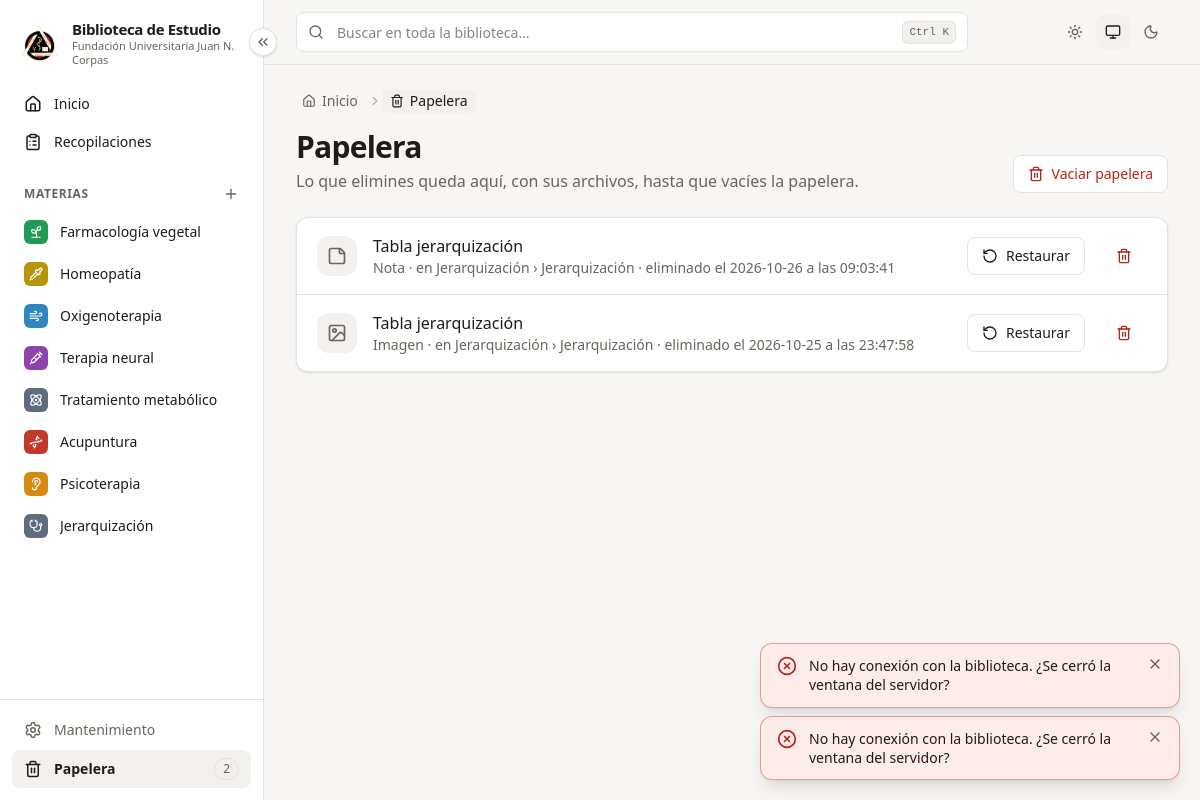
Before: /papelera with the older database file.
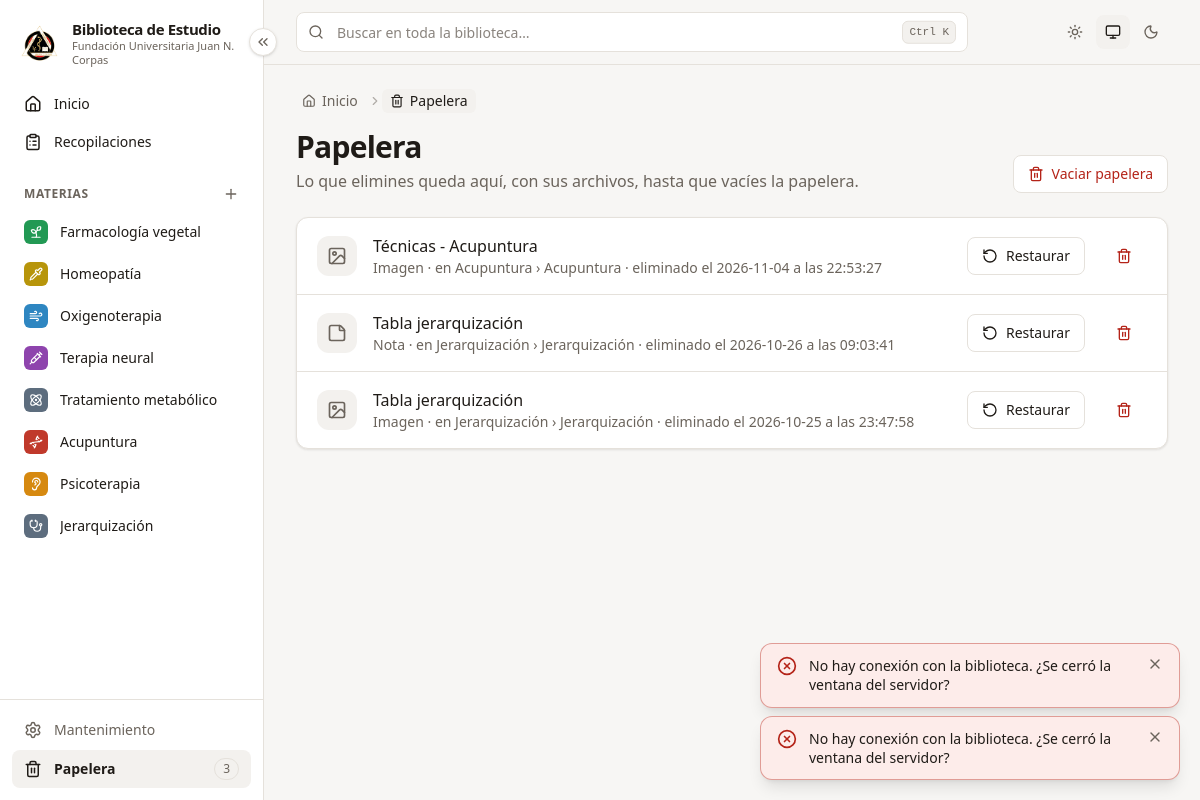
After: the same page with the newer database file.
### tables this page shows
CREATE TABLE materias (
        id           INTEGER PRIMARY KEY,
        nombre       TEXT    NOT NULL,
        slug         TEXT    NOT NULL,
        descripcion  TEXT    NOT NULL DEFAULT '',
        color        TEXT    NOT NULL,
        icono        TEXT    NOT NULL,
        orden        INTEGER NOT NULL DEFAULT 0,
        archivada    INTEGER NOT NULL DEFAULT 0,
        papelera_id  INTEGER,
        creado       TEXT    NOT NULL,
        actualizado  TEXT    NOT NULL
    , oculta INTEGER NOT NULL DEFAULT 0, en_busqueda INTEGER NOT NULL DEFAULT 1);

CREATE TABLE papelera (
        id             INTEGER PRIMARY KEY,
        tipo           TEXT NOT NULL,          -- materia | componente | (más adelante: archivos)
        ref_id         INTEGER NOT NULL,
        nombre         TEXT NOT NULL,
        ubicacion      TEXT NOT NULL DEFAULT '', -- texto legible: "Anatomía › Parcial 1"
        ruta_original  TEXT,                     -- relativa a data/
        ruta_papelera  TEXT,                     -- relativa a data/
        eliminado      TEXT NOT NULL
    );

### app/routers/paginas.py (the view)
@router.get("/papelera")
def papelera(request: Request, con: sqlite3.Connection = Depends(obtener_db)):
    return pagina(request, con, "paginas/papelera.html", elementos=pap.listar(con), migas=[{"texto": "Papelera", "icono": "trash-2"}])

### app/templates/paginas/papelera.html (shortened to what this page needs)
{% extends "base.html" %}
{% from "macros.html" import icono, vacio %}
{% block contenido %}
<div class="mb-6 flex flex-wrap items-end justify-between gap-4">
  <div>
    <h1 class="text-2xl font-bold tracking-tight sm:text-3xl">Papelera</h1>
    <p class="mt-1 text-tenue">Lo que elimines queda aquí, con sus archivos, hasta que vacíes la papelera.</p>
  </div>
  {% if elementos %}
  <button class="btn-secundario text-peligro" hx-get="/papelera/vaciar" hx-target="#modal">{{ icono("trash-2") }}Vaciar papelera</button>
  {% endif %}
</div>
{% if elementos %}
<ul class="tarjeta divide-y divide-borde">
  {% for e in elementos %}
  <li class="flex flex-wrap items-center gap-4 px-5 py-4">
    {% set tipo = TIPOS_PAPELERA.get(e.tipo, {"nombre": "Elemento", "icono": "folder"}) %}
    <span class="grid size-10 place-items-center rounded-xl bg-superficie-2 text-tenue">{{ icono(tipo.icono, "size-5") }}</span>
    <div class="min-w-0 flex-1">
      <p class="truncate font-medium">{{ e.nombre }}</p>
      <p class="text-sm text-tenue">
        {{ tipo.nombre }}{% if e.ubicacion %} · en {{ e.ubicacion }}{% endif %}
        · eliminado el {{ e.eliminado|replace("T", " a las ") }}
      </p>
    </div>
    <form hx-post="/papelera/{{ e.id }}/restaurar" hx-confirm="¿Restaurar «{{ e.nombre }}»?" data-confirmar-boton="Restaurar"><button class="btn-secundario">{{ icono("rotate-ccw") }}Restaurar</button></form>
    <button class="btn-fantasma text-peligro hover:bg-peligro-suave hover:text-peligro" hx-get="/papelera/{{ e.id }}/eliminar" hx-target="#modal"
            title="Eliminar para siempre">{{ icono("trash-2") }}<span class="sr-only">Eliminar para siempre</span></button>
  </li>
  {% endfor %}
</ul>
{% else %}
{% endif %}
{% endblock %}

### app/templates/base.html (shortened to what this page needs)
{% from "macros.html" import icono, migas as dibujar_migas %}
<!doctype html>
<html lang="es" data-theme="claro" data-sprite="{{ SPRITE }}">
<head>
  <link rel="stylesheet" href="/static/css/app.css?v={{ version_estaticos() }}">
</head>
<body hx-boost="true">
  <div class="flex min-h-screen">
    {% include "parciales/barra_lateral.html" %}
    <div class="flex min-w-0 flex-1 flex-col">
      <header class="sticky top-0 z-20 border-b border-borde bg-fondo/85 backdrop-blur">
        <div class="flex items-center gap-3 px-4 py-3 sm:px-6 lg:px-8">
          <form action="/buscar" method="get" role="search" class="relative flex-1 max-w-2xl" x-data
                @submit.prevent="$dispatch('abrir-paleta', { q: $refs.global.value })">
            <span class="pointer-events-none absolute left-3 top-1/2 -translate-y-1/2 text-tenue">{{ icono("search") }}</span>
            <input id="buscador-global" x-ref="global" name="q" type="search" value="" autocomplete="off" readonly
                   placeholder="Buscar en toda la biblioteca…"
                   @click="$dispatch('abrir-paleta', { q: '' })"
                   @keydown.enter.prevent="$dispatch('abrir-paleta', { q: '' })" @keydown.space.prevent="$dispatch('abrir-paleta', { q: '' })"
                   class="campo h-10 cursor-pointer pl-10 pr-16 bg-superficie">
            <kbd class="pointer-events-none absolute right-3 top-1/2 hidden -translate-y-1/2 rounded-md border border-borde bg-superficie-2 px-1.5 py-0.5 text-[11px] font-medium text-tenue sm:block"
                 x-text="navigator.platform.toUpperCase().includes('MAC') ? '⌘ K' : 'Ctrl K'">Ctrl K</kbd>
          </form>
          <div class="ml-auto hidden items-center gap-1 sm:flex" x-data role="group" aria-label="Tema de color">
            {% for valor, nombre, ic in [("claro", "Modo claro", "sun"), ("sistema", "Según el sistema", "monitor"), ("oscuro", "Modo oscuro", "moon")] %}
            <button type="button" class="btn-icono" title="{{ nombre }}" aria-label="{{ nombre }}"
                    :class="$store.tema.valor === '{{ valor }}' && 'bg-superficie-2 text-texto'"
                    @click="$store.tema.poner('{{ valor }}')">{{ icono(ic) }}</button>
            {% endfor %}
          </div>
        </div>
      </header>
      <main id="contenido" class="w-full flex-1 px-4 pb-24 pt-6 sm:px-6 lg:px-8 lg:pb-10">
        {{ dibujar_migas(migas|default([])) }}
        {% block contenido %}{% endblock %}
      </main>
    </div>
  </div>
  <div x-data="avisos" @aviso.window="mostrar($event.detail)" aria-live="polite"
       class="pointer-events-none fixed bottom-5 right-5 z-[60] flex w-[min(420px,calc(100vw-2.5rem))] flex-col gap-2">
    <template x-for="a in lista" :key="a.id">
      <div class="pointer-events-auto flex items-start gap-3 rounded-xl border px-4 py-3 text-sm shadow-lg"
           :class="{
             'border-exito/30 bg-exito-suave text-texto': a.tipo === 'exito',
             'border-peligro/40 bg-peligro-suave text-texto': a.tipo === 'error',
             'border-alerta/40 bg-alerta-suave text-texto': a.tipo === 'aviso'
           }" x-transition.opacity>
        <span :class="{ 'text-exito': a.tipo === 'exito', 'text-peligro': a.tipo === 'error', 'text-alerta': a.tipo === 'aviso' }">
          <template x-if="a.tipo === 'error'">{{ icono("circle-x", "size-5") }}</template>
        </span>
        <p class="flex-1 leading-snug" x-text="a.mensaje"></p>
        <button type="button" class="-m-1 rounded p-1 text-tenue hover:text-texto" @click="quitar(a.id)" aria-label="Cerrar aviso">{{ icono("x") }}</button>
      </div>
    </template>
  </div>
</body>
</html>

### app/templates/macros.html (shortened to what this page needs)
{% macro icono(nombre, clase="size-4") -%}
<svg class="ic {{ clase }}" aria-hidden="true"><use href="{{ SPRITE }}#{{ nombre }}"/></svg>
{%- endmacro %}
{% macro migas(items) -%}
{% if items %}
{% set total = items|length %}
<nav aria-label="Ruta" class="mb-4 text-sm text-tenue" x-data="{ todo: false }">
  <ol class="flex flex-wrap items-center gap-x-1 gap-y-1">
    <li class="flex items-center">
      <a href="/" class="inline-flex items-center gap-1.5 rounded-md px-1.5 py-0.5 hover:bg-superficie-2 hover:text-texto">{{ icono("house", "size-3.5") }}<span class="sr-only sm:not-sr-only">Inicio</span></a>
    </li>
    {% for m in items %}
    {% set intermedio = total > 2 and not loop.last and loop.index < total - 1 %}
    {% set texto = m.texto.split("\n")[0]|truncate(60, true, "…") %}
    <li class="{{ 'hidden sm:flex' if intermedio else 'flex' }} min-w-0 items-center" {% if intermedio %}:class="todo && '!flex'"{% endif %}>
      {{ icono("chevron-right", "size-3.5 shrink-0 opacity-50") }}
      {% if m.url %}
      <a href="{{ m.url }}" title="{{ m.texto }}"
         {% if m.tabla %}x-data :href="sessionStorage.getItem('ultima-tabla-{{ m.tabla }}') || '{{ m.url }}'"{% endif %}
         class="inline-flex max-w-[16rem] items-center gap-1.5 rounded-md px-1.5 py-0.5 hover:bg-superficie-2 hover:text-texto">{{ contenido }}</a>
      {% else %}
      <span class="inline-flex max-w-[22rem] items-center gap-1.5 rounded-md bg-superficie-2 px-2 py-0.5 font-medium text-texto"
            aria-current="page" title="{{ m.texto }}">{{ contenido }}</span>
      {% endif %}
    </li>
    {% endfor %}
  </ol>
</nav>
{% endif %}
{%- endmacro %}

### app/templates/parciales/barra_lateral.html (shortened to what this page needs)
{% from "macros.html" import icono %}
<aside class="barra-lateral sticky top-0 z-30 hidden h-screen shrink-0 flex-col border-r border-borde bg-superficie lg:flex" aria-label="Menú principal">
  <button type="button" class="boton-plegar absolute -right-3.5 top-7 z-10 grid size-7 place-items-center rounded-full border border-borde bg-superficie text-tenue shadow-sm hover:border-marca hover:text-marca"
          x-data @click="$store.menu.alternar()" :title="$store.menu.plegado ? 'Desplegar menú' : 'Replegar menú'"
          :aria-label="$store.menu.plegado ? 'Desplegar menú' : 'Replegar menú'">
    {{ icono("chevrons-left", "size-4 transition-transform") }}
  </button>
  <a href="/" class="item-menu flex items-center gap-3 px-5 pb-5 pt-5">
    <img src="/static/marca/logo-corpas.png" alt="Escudo de la {{ INSTITUCION }}" class="size-10 shrink-0 object-contain">
    <span class="solo-desplegado leading-tight">
      <strong class="block text-[15px] tracking-tight">{{ NOMBRE_APP }}</strong>
      <span class="block text-[11px] text-tenue">{{ INSTITUCION }}</span>
    </span>
  </a>
  <nav class="flex min-h-0 flex-1 flex-col gap-0.5 overflow-y-auto px-3 pb-3">
    {% set en_inicio = request.url.path == "/" %}
    <a href="/" title="Inicio" class="item-menu flex items-center gap-3 rounded-lg px-3 py-2 text-sm font-medium {{ 'bg-marca-suave text-marca' if en_inicio else 'text-texto hover:bg-superficie-2' }}">
      {{ icono("house", "size-[18px]") }}<span class="solo-desplegado">Inicio</span>
    </a>
    {% set en_recop = request.url.path.startswith("/recopilaciones") %}
    <a href="/recopilaciones" title="Recopilaciones" class="item-menu flex items-center gap-3 rounded-lg px-3 py-2 text-sm font-medium {{ 'bg-marca-suave text-marca' if en_recop else 'text-texto hover:bg-superficie-2' }}">
      {{ icono("clipboard-list", "size-[18px]") }}<span class="solo-desplegado">Recopilaciones</span>
    </a>
    <div class="solo-desplegado mt-5 mb-1 flex items-center justify-between px-3">
      <span class="titulo-seccion">Materias</span>
      <button type="button" class="-mr-1 rounded-md p-1 text-tenue hover:bg-superficie-2 hover:text-marca" title="Nueva materia" aria-label="Nueva materia"
              hx-get="/materias/nueva" hx-target="#modal">{{ icono("plus") }}</button>
    </div>
    {% for m in materias_menu %}
      {% set activa = materia_activa|default(None) == m.id %}
      <a href="/materias/{{ m.id }}" title="{{ m.nombre }}"
         class="item-menu group flex items-center gap-3 rounded-lg px-3 py-2 text-sm {{ 'bg-superficie-2 font-semibold text-texto' if activa else 'text-texto hover:bg-superficie-2' }}">
        <span class="grid size-6 shrink-0 place-items-center rounded-md text-white" style="background: {{ m.color_hex }}">{{ icono(m.icono, "size-3.5") }}</span>
        <span class="solo-desplegado min-w-0 flex-1 truncate">{{ m.nombre }}</span>
      </a>
    {% else %}
      <p class="solo-desplegado px-3 py-2 text-xs text-tenue">Aún no hay materias.</p>
    {% endfor %}
  </nav>
  <div class="flex flex-col gap-0.5 border-t border-borde p-3">
    <a href="/mantenimiento" title="Mantenimiento y respaldos"
       class="item-menu flex items-center gap-3 rounded-lg px-3 py-2 text-sm {{ 'bg-superficie-2 font-semibold' if request.url.path == '/mantenimiento' else 'text-tenue hover:bg-superficie-2 hover:text-texto' }}">
      {{ icono("settings", "size-[18px]") }}<span class="solo-desplegado flex-1">Mantenimiento</span>
    </a>
    <a href="/papelera" title="Papelera"
       class="item-menu flex items-center gap-3 rounded-lg px-3 py-2 text-sm {{ 'bg-superficie-2 font-semibold' if request.url.path == '/papelera' else 'text-tenue hover:bg-superficie-2 hover:text-texto' }}">
      {{ icono("trash-2", "size-[18px]") }}<span class="solo-desplegado flex-1">Papelera</span>
      {% if en_papelera %}<span class="solo-desplegado chip px-2">{{ en_papelera }}</span>{% endif %}
    </a>
  </div>
</aside>

Changed rows visible on the page:
added papelera: nombre "Técnicas - Acupuntura", nombre "Imagen", ubicacion "Acupuntura › Acupuntura", eliminado "2026-11-04 a las 22:53:27"
Other visible differences:
{{ en_papelera }}: "2" → "3"
